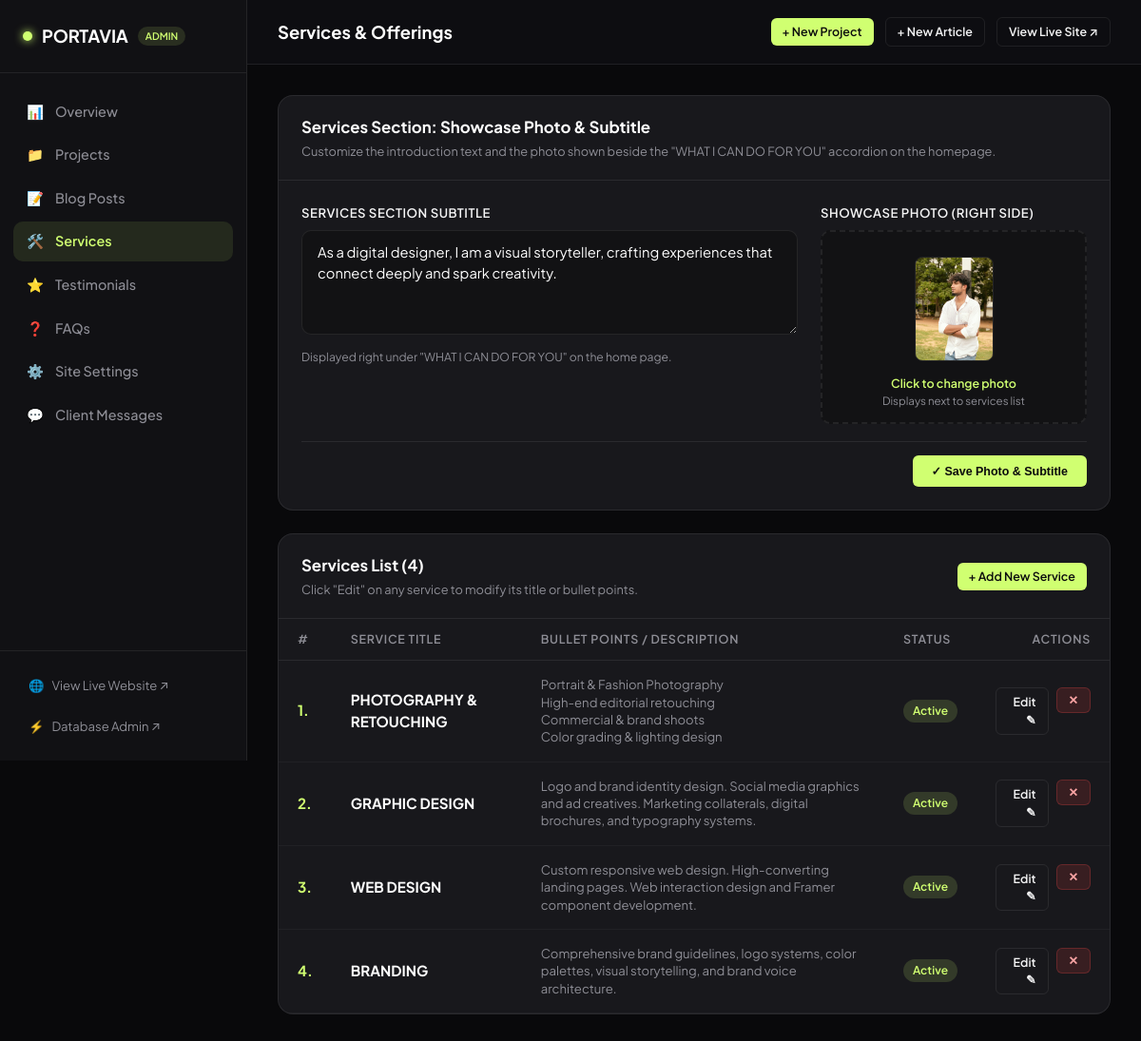
Page /dashboard/services/ on the committed database.
### portfolio/models.py (models this page shows, shortened)
class SiteSettings(models.Model):
    site_title = models.CharField(max_length=100, default="Portavia")
    designer_name = models.CharField(max_length=100, default="Duncan Robert")
    tagline = models.CharField(max_length=200, default="DIGITAL DESIGNER")
    hero_role_1 = models.CharField(max_length=100, default="DIGITAL")
    hero_role_2 = models.CharField(max_length=100, default="DESIGNER")
    hero_headline = models.CharField(max_length=200, default="digital designer")
    hero_subheadline = models.TextField(
        default="I'm a US-based digital designer and Framer developer passionate about crafting meaningful and impactful digital experiences."
    )
    avatar_image = models.ImageField(upload_to="profile/", blank=True, null=True)
    avatar_image_static = models.CharField(max_length=255, blank=True)
    services_image = models.ImageField(upload_to="profile/", blank=True, null=True, help_text="Image shown at 'What I Can Do For You' / Services section")
    bio = models.TextField(
        default="Hi, I'm Duncan — a digital designer and Framer developer passionate about crafting meaningful and impactful digital experiences."
    )
    about_text = models.TextField(
        default="Hi, I'm Duncan — a digital designer and Framer developer passionate about crafting meaningful and impactful digital experiences."
    )
    stat_experience_num = models.CharField(max_length=20, default="6+")
    stat_experience_label = models.CharField(max_length=50, default="Years of Experience")
    stat_projects_num = models.CharField(max_length=20, default="50+")
    stat_projects_label = models.CharField(max_length=50, default="Completed Projects")
    stat_clients_num = models.CharField(max_length=20, default="30+")
    stat_clients_label = models.CharField(max_length=50, default="Clients on Worldwide")
    stat_satisfaction_num = models.CharField(max_length=20, default="99%")
    stat_satisfaction_label = models.CharField(max_length=50, default="Satisfaction Rate")
    stat_growth_num = models.CharField(max_length=20, default="200%")
    stat_growth_label = models.CharField(max_length=50, default="Growth")
    services_subtitle = models.TextField(
        default="As a digital designer, I am a visual storyteller, crafting experiences that connect deeply and spark creativity."
    )
    projects_subtitle = models.TextField(
        default="These selected projects reflect my passion for blending strategy with creativity — solving real problems through thoughtful design and impactful storytelling."
    )
    testimonials_subtitle = models.TextField(
        default="Here's what my clients have shared about their experiences working with me. Their trust and satisfaction motivate me to continue delivering designs that make an impact."
    )
    faq_subtitle = models.TextField(
        default="Here are answers to some of the most common questions I receive as a freelance designer. If you don't see your question here, feel free to reach out—I'm happy to help!"
    )
    blogs_subtitle = models.TextField(
        default="From design trends to creative processes, these articles offer insights to help you elevate your craft, solve challenges, and spark new ideas for your projects."
    )
    contact_title = models.CharField(max_length=150, default="LET'S WORK TOGETHER")
    contact_subtitle = models.TextField(
        default="Let's build something impactful together—whether it's your brand, your website, or your next big idea."
    )
    email = models.EmailField(default="designer@example.com")
    phone = models.CharField(max_length=50, default="+91 93614 80054")
    location = models.CharField(max_length=100, default="Saidapet , Chennai")
    availability_status = models.CharField(max_length=100, default="Available for work")
    behance_url = models.URLField(blank=True, default="https://behance.net")
    dribbble_url = models.URLField(blank=True, default="https://dribbble.com")
    twitter_url = models.URLField(blank=True, default="https://twitter.com")
    instagram_url = models.URLField(blank=True, default="https://instagram.com")
    linkedin_url = models.URLField(blank=True, default="https://linkedin.com")
    github_url = models.URLField(blank=True, default="https://github.com")
    resume_file = models.FileField(upload_to="profile/", blank=True, null=True)
    copyright_text = models.CharField(max_length=200, default="Copyright 2025. All Rights Reserved by oldshen")
    class Meta:
        verbose_name = "Site Settings"
        verbose_name_plural = "Site Settings"
    @classmethod
    def get_solo(cls):
        obj, created = cls.objects.get_or_create(id=1)
        return obj

class Service(models.Model):
    order_num = models.CharField(max_length=10, default="1.")
    title = models.CharField(max_length=100)
    description = models.TextField(blank=True)
    is_active = models.BooleanField(default=True)
    order = models.PositiveIntegerField(default=0)
    class Meta:
        ordering = ["order", "order_num"]

### portfolio/dashboard_views.py (the view, shortened to what this page needs)
# urls.py: path("dashboard/services/", dashboard_views.dashboard_services, name="dashboard_services"),
def dashboard_services(request):
    site_settings = SiteSettings.get_solo()
    services = Service.objects.all()
    context = {
        "page_title": "Services & Offerings",
        "active_tab": "services",
        "services": services,
        "site_settings": site_settings,
    }
    return render(request, "dashboard/services.html", context)

### portfolio/context_processors.py (called while the page is built)
def site_settings_context(request):
    try:
        settings = SiteSettings.get_solo()
    except Exception:
        settings = None
    return {
        'site_settings': settings
    }

### templates/dashboard/services.html (shortened to what this page needs)
{% extends "dashboard/base.html" %}
{% block content %}
<div class="db-card" style="margin-bottom: 24px;">
    <div class="db-card-header">
        <div>
            <div class="db-card-title">Services Section: Showcase Photo & Subtitle</div>
            <div style="font-size: 0.8rem; color: var(--db-text-muted); margin-top: 4px;">
                Customize the introduction text and the photo shown beside the "WHAT I CAN DO FOR YOU" accordion on the homepage.
            </div>
        </div>
    </div>
    <form method="POST" enctype="multipart/form-data" class="db-card-body">
        <div style="display: grid; grid-template-columns: 1fr 280px; gap: 24px; align-items: start;">
            <div class="form-group" style="margin-bottom: 0;">
                <label class="form-label">Services Section Subtitle</label>
                <textarea name="services_subtitle" rows="3" class="form-control" placeholder="As a digital designer, I am a visual storyteller, crafting experiences that connect deeply and spark creativity." style="line-height: 1.5;">{{ site_settings.services_subtitle }}</textarea>
                <div style="font-size: 0.76rem; color: var(--db-text-muted); margin-top: 6px;">
                    Displayed right under "WHAT I CAN DO FOR YOU" on the home page.
                </div>
            </div>
            <div class="form-group" style="margin-bottom: 0;">
                <label class="form-label">Showcase Photo (Right Side)</label>
                <div class="image-upload-box" onclick="document.getElementById('services_image_input').click()" style="cursor: pointer; padding: 14px; text-align: center; border: 2px dashed var(--db-border); border-radius: var(--radius-md); background: #121214;">
                    <div style="margin-bottom: 8px;">
                        {% if site_settings.services_image %}
                            <img src="{{ site_settings.services_image.url }}" alt="Services Showcase" class="live-preview-img" style="max-height: 110px; border-radius: 8px; border: 1px solid var(--db-border); object-fit: cover;">
                        {% elif site_settings.avatar_image %}
                            <img src="{{ site_settings.avatar_image.url }}" alt="Services Showcase" class="live-preview-img" style="max-height: 110px; border-radius: 8px; border: 1px solid var(--db-border); object-fit: cover;">
                        {% else %}
                            <img src="/static/images/VRQgkdWsjawSg1qpCm45HfSY1I75d1.jpg" alt="Default Showcase" class="live-preview-img" style="max-height: 110px; border-radius: 8px; opacity: 0.6; object-fit: cover;">
                        {% endif %}
                    </div>
                    <div style="font-size: 0.78rem; font-weight: 600; color: var(--db-accent);">Click to change photo</div>
                    <div style="font-size: 0.72rem; color: var(--db-text-muted);">Displays next to services list</div>
                </div>
            </div>
        </div>
        <div style="margin-top: 18px; padding-top: 14px; border-top: 1px solid var(--db-border); display: flex; justify-content: flex-end;">
            <button type="submit" class="btn btn-accent btn-sm" style="padding: 9px 20px;">
                ✓ Save Photo & Subtitle
            </button>
        </div>
    </form>
</div>
<div class="db-card">
    <div class="db-card-header">
        <div>
            <div class="db-card-title">Services List ({{ services.count }})</div>
            <div style="font-size: 0.8rem; color: var(--db-text-muted); margin-top: 4px;">
                Click "Edit" on any service to modify its title or bullet points.
            </div>
        </div>
        <a href="{% url 'portfolio:dashboard_service_create' %}" class="btn btn-accent btn-sm">
            + Add New Service
        </a>
    </div>
    <table class="db-table">
        <thead>
            <tr>
                <th style="width: 50px;">#</th>
                <th style="width: 200px;">Service Title</th>
                <th>Bullet Points / Description</th>
                <th style="width: 90px;">Status</th>
                <th style="width: 140px; text-align: right;">Actions</th>
            </tr>
        </thead>
        <tbody>
            {% for s in services %}
                <tr>
                    <td><strong style="color: var(--db-accent); font-size: 0.95rem;">{{ s.order_num }}</strong></td>
                    <td>
                        <strong style="color: #fff; font-size: 0.95rem;">{{ s.title }}</strong>
                    </td>
                    <td>
                        <div style="font-size: 0.82rem; color: var(--db-text-muted); max-width: 500px; line-height: 1.4;">
                            {{ s.description|linebreaksbr }}
                        </div>
                    </td>
                    <td>
                        {% if s.is_active %}
                            <span class="badge badge-lime">Active</span>
                        {% else %}
                            <span class="badge badge-gray">Hidden</span>
                        {% endif %}
                    </td>
                    <td style="text-align: right;">
                        <div style="display: inline-flex; gap: 8px;">
                            <a href="{% url 'portfolio:dashboard_service_edit' s.pk %}" class="btn btn-outline btn-sm">
                                Edit ✎
                            </a>
                            <form action="{% url 'portfolio:dashboard_service_delete' s.pk %}" method="POST" style="display: inline;" onsubmit="return confirm('Are you sure you want to delete this service? It will be removed from the UI.');">
                                <button type="submit" class="btn btn-danger btn-sm" title="Delete">✕</button>
                            </form>
                        </div>
                    </td>
                </tr>
            {% empty %}
                <tr>
                    <td colspan="5" style="text-align: center; padding: 40px; color: var(--db-text-muted);">
                        No services configured yet. <a href="{% url 'portfolio:dashboard_service_create' %}" style="color: var(--db-accent);">Create the first service</a>.
                    </td>
                </tr>
            {% endfor %}
        </tbody>
    </table>
</div>
{% endblock %}

### templates/dashboard/base.html (shortened to what this page needs)
{% load static %}
<!DOCTYPE html>
<html lang="en">
<head>
    <link rel="stylesheet" href="{% static 'css/dashboard.css' %}">
</head>
<body>
    <div class="dashboard-wrapper">
        <aside class="dashboard-sidebar">
            <div class="sidebar-brand">
                <span class="brand-dot"></span>
                <span class="brand-title">PORTAVIA</span>
                <span class="brand-tag">ADMIN</span>
            </div>
            <nav class="sidebar-nav">
                <a href="{% url 'portfolio:dashboard_index' %}" class="nav-item {% if active_tab == 'overview' %}active{% endif %}">
                    <div class="nav-item-left">
                        <span>📊</span>
                        <span>Overview</span>
                    </div>
                </a>
                <a href="{% url 'portfolio:dashboard_projects' %}" class="nav-item {% if active_tab == 'projects' %}active{% endif %}">
                    <div class="nav-item-left">
                        <span>📁</span>
                        <span>Projects</span>
                    </div>
                </a>
                <a href="{% url 'portfolio:dashboard_blogs' %}" class="nav-item {% if active_tab == 'blogs' %}active{% endif %}">
                    <div class="nav-item-left">
                        <span>📝</span>
                        <span>Blog Posts</span>
                    </div>
                </a>
                <a href="{% url 'portfolio:dashboard_services' %}" class="nav-item {% if active_tab == 'services' %}active{% endif %}">
                    <div class="nav-item-left">
                        <span>🛠️</span>
                        <span>Services</span>
                    </div>
                </a>
                <a href="{% url 'portfolio:dashboard_testimonials' %}" class="nav-item {% if active_tab == 'testimonials' %}active{% endif %}">
                    <div class="nav-item-left">
                        <span>⭐</span>
                        <span>Testimonials</span>
                    </div>
                </a>
                <a href="{% url 'portfolio:dashboard_faqs' %}" class="nav-item {% if active_tab == 'faqs' %}active{% endif %}">
                    <div class="nav-item-left">
                        <span>❓</span>
                        <span>FAQs</span>
                    </div>
                </a>
                <a href="{% url 'portfolio:dashboard_settings' %}" class="nav-item {% if active_tab == 'settings' %}active{% endif %}">
                    <div class="nav-item-left">
                        <span>⚙️</span>
                        <span>Site Settings</span>
                    </div>
                </a>
                <a href="{% url 'portfolio:dashboard_messages' %}" class="nav-item {% if active_tab == 'messages' %}active{% endif %}">
                    <div class="nav-item-left">
                        <span>💬</span>
                        <span>Client Messages</span>
                    </div>
                </a>
            </nav>
            <div class="sidebar-footer">
                <a href="/" target="_blank" class="btn-sidebar-link">
                    <span>🌐</span>
                    <span>View Live Website ↗</span>
                </a>
                <a href="/admin/" target="_blank" class="btn-sidebar-link">
                    <span>⚡</span>
                    <span>Database Admin ↗</span>
                </a>
            </div>
        </aside>
        <main class="dashboard-main">
            <header class="dashboard-header">
                <div class="header-title-area">
                    <h1 class="header-title">{{ page_title }}</h1>
                </div>
                <div class="header-actions">
                    <a href="{% url 'portfolio:dashboard_project_create' %}" class="btn btn-accent btn-sm">
                        <span>+ New Project</span>
                    </a>
                    <a href="{% url 'portfolio:dashboard_blog_create' %}" class="btn btn-outline btn-sm">
                        <span>+ New Article</span>
                    </a>
                    <a href="/" target="_blank" class="btn btn-outline btn-sm">
                        <span>View Live Site ↗</span>
                    </a>
                </div>
            </header>
            <div class="dashboard-content">
                {% block content %}{% endblock %}
            </div>
        </main>
    </div>
</body>
</html>

### rows in the picture
SiteSettings: services_subtitle "As a digital designer, I am a visual storyteller, crafting experiences that connect deeply and spark creativity.", services_image (picture)
Service: order_num "1.", title "PHOTOGRAPHY & RETOUCHING", description "Portrait & Fashion Photography High-end editorial retouching Commercial & brand shoots Color grading & lighting design", is_active "Active"
Service: order_num "2.", title "GRAPHIC DESIGN", description "Logo and brand identity design. Social media graphics and ad creatives. Marketing collaterals, digital brochures, and typography systems.", is_active "Active"
Service: order_num "3.", title "WEB DESIGN", description "Custom responsive web design. High-converting landing pages. Web interaction design and Framer component development.", is_active "Active"
Service: order_num "4.", title "BRANDING", description "Comprehensive brand guidelines, logo systems, color palettes, visual storytelling, and brand voice architecture.", is_active "Active"

### other values in the picture
{{ page_title }} "Services & Offerings"
{{ services.count }} "4"
